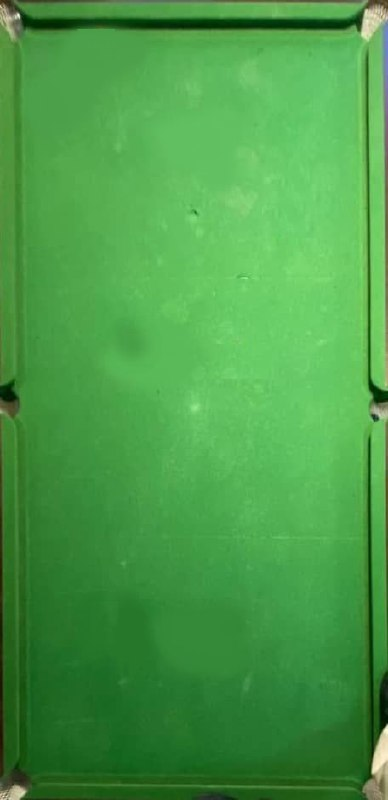
#> input picture blank_table.jpg, 388 x 800 px
$ python -i find_balls.py   (imports and definitions only)   (older library calls are emulated)
#> lines starting #> are read from the running program, lines starting #| are printed output that depends on the picture; after the words box and inside, x2 and y2 are one past the last pixel; in counts of white or black regions, pixels touching at a corner belong together
#> further down, picture is the input picture: shape (800, 388, 3); mean B, G, R 71.7, 156.6, 73.8
import cv2
import numpy as np
from cv2 import Mat
from typing import Union, List, Tuple
Image = Union[Mat, np.ndarray]


def find_balls(image: Image) -> Union[List[Tuple[int]], Image]:
    """
    param1: image
    Find all the balls in an image and return a list of Ball objects
    return: List[Ball]
    """
    cut_and_resized_image = cut_and_resize(image)
    cut_and_resized_image, rgb, hsv, bilateral_color, gray = images_formats(cut_and_resized_image)
    yiq = bgr_to_yiq(bilateral_color)
    yiq_gray = yiq[:,:,1]
    edges_gray = cv2.Canny((gray), 200, 100)
    edges_yiq = cv2.Canny(yiq_gray.astype(np.uint8), 50, 50)
    edges = cv2.add(edges_gray, edges_yiq)
    kernal = np.ones((5,5), np.uint8)
    dilation = cv2.dilate(edges, kernal, iterations=1)
    without_linear_lines = find_lines_and_remove(dilation)
    contours = line_detected(dilation)
    centers, original_image_with_balls = find_ball_on_edges_image(without_linear_lines, bilateral_color, contours)
    return centers, original_image_with_balls

def find_ball_on_edges_image(gray_image: Image, original_image: Image, contours: List[Tuple[int]]):
    """
    this function find parts that are white in radius and return a list with the centers and mark
    the cemters on the original image
    :param image:
    :param original_image:
    :param contours:
    :return:
    """
    # find the centers of the contours
    centers = []
    for contour in contours:
        (x, y), radius = cv2.minEnclosingCircle(contour)
        center = (int(x), int(y))
        add_center = True
        radius = int(radius)
        if radius > 10 or radius<5:
            continue
        for center_2 in centers:
            if abs(center_2[0] - center[0]) < 20 and abs(center_2[1] - center[1]) < 20:
                add_center = False
        if not add_center:
            continue
        centers.append(center)
        cv2.circle(original_image, center, radius, (0, 255, 0), 2)

    return centers, original_image


def cut_and_resize(image: Image) -> Image:
    # resize the image to 75%
    scale_percent = 75
    width = int(image.shape[1] * scale_percent / 100)
#> width = 291
    height = int(image.shape[0] * scale_percent / 100)
#> height = 600
    # change the image
    image = cv2.resize(image, (width, height), interpolation=cv2.INTER_AREA)
    image_without_frame = image.copy()
    thickness = 30
    # Black out the top, bottom, left, and right parts
    image_without_frame[:thickness, :] = 0  # Top
    image_without_frame[-thickness:, :] = 0  # Bottom
    image_without_frame[:, :thickness] = 0  # Left
    image_without_frame[:, -thickness:] = 0  # Right
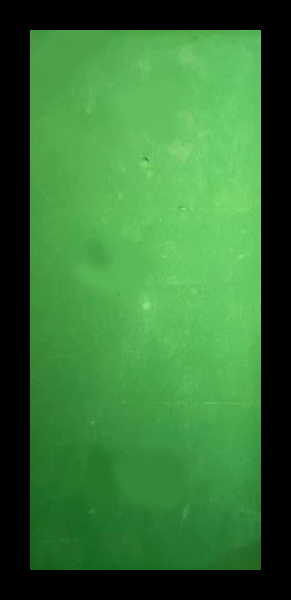
#> image_without_frame: shape (600, 291, 3); mean of channels 0, 1, 2 55.3, 118.6, 54.6; drawn as B, G, R
    return image_without_frame

def images_formats(image: Image) -> Tuple[Image, Image, Image, Image, Image]:
    rgb = cv2.cvtColor(image, cv2.COLOR_BGR2RGB)
    bilateral_color = cv2.bilateralFilter(image, 9, 75, 75)
    hsv = cv2.cvtColor(image, cv2.COLOR_BGR2HSV)
#> hsv: shape (600, 291, 3); mean H, S, V 43.1, 102, 118.6
    gray = cv2.cvtColor(bilateral_color, cv2.COLOR_BGR2GRAY)
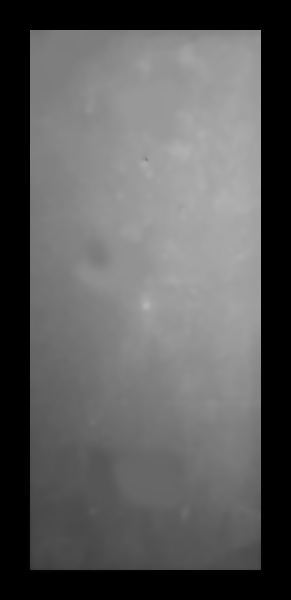
#> gray: shape (600, 291); min 0, max 181, mean 92.2
    return image, rgb, hsv, bilateral_color, gray

def dilation_and_erosion(image: Image) -> Image:
    kernel = np.ones((5,5), np.uint8)
    dilation = cv2.dilate(image, kernel, iterations=1)
    erosion = cv2.erode(dilation, kernel, iterations=1)
    return erosion


def line_detected(edges) -> Image:
    # Parameters for line detection
    rho = 1  # Distance resolution in pixels
    theta = np.pi / 180  # Angular resolution in radians
    threshold = 50  # Minimum number of votes (intersections in Hough grid cell)
    min_line_length = 20  # Minimum number of pixels making up a line
    max_line_gap = 10  # Maximum gap in pixels between connectable line segments

    # Detect lines in the image
    lines = cv2.HoughLinesP(edges, rho, theta, threshold, np.array([]), minLineLength=min_line_length,
                            maxLineGap=max_line_gap)

    # Erase the detected lines
    if lines is not None:
        for line in lines:
            for x1, y1, x2, y2 in line:
                cv2.line(edges, (x1, y1), (x2, y2), (0, 0, 0), 3)  # Drawing a black line over the detected line
    contours, _ = cv2.findContours(edges, cv2.RETR_LIST, cv2.CHAIN_APPROX_SIMPLE)
    return contours


def find_lines_and_remove(edges) -> Image:
    """
    :param image: Image
    :return: List of tuples containing the coordinates of the lines
    """
    rho = 1  # distance resolution in pixels of the Hough grid
    theta = np.pi / 180  # angular resolution in radians of the Hough grid
    threshold = 15  # minimum number of votes (intersections in Hough grid cell)
    min_line_length = 40  # minimum number of pixels making up a line
    max_line_gap = 20  # maximum gap in pixels between connectable line segments
    # creating a blank to draw lines on
    line_image = np.copy(edges) * 0  # creating a blank to draw lines on
    lines = cv2.HoughLinesP(edges, rho, theta, threshold, np.array([]),
                            min_line_length, max_line_gap)
    for line in lines:
        for x1, y1, x2, y2 in line:
            cv2.line(line_image, (x1, y1), (x2, y2), (255, 0, 0), 5)

    #reduce the only line image from the edges
    without_lines = cv2.subtract(edges, line_image)
    return without_lines

def bgr_to_yiq(bgr_image):
    # Convert BGR to RGB
    rgb_image = cv2.cvtColor(bgr_image, cv2.COLOR_BGR2RGB)

    # Transformation matrix for RGB to YIQ
    transform_matrix = np.array([[0.299, 0.587, 0.114],
                                 [0.596, -0.274, -0.322],
                                 [0.211, -0.523, 0.312]])

    # Apply the transformation matrix to each pixel
    yiq_image = np.dot(rgb_image, transform_matrix.T)
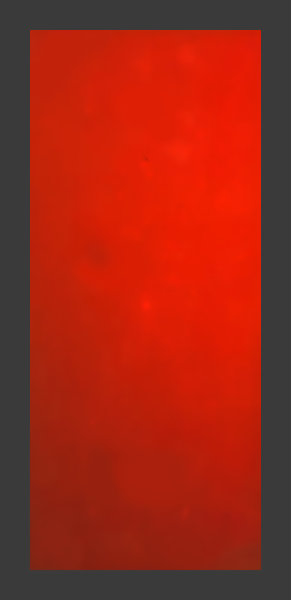
#> yiq_image: shape (600, 291, 3) float64; mean R, G, B 92.2, -17.7, -33.2; drawn with min black and max white
    yiq_image = np.clip(yiq_image, 0, 255)  # Ensure the values are within byte range
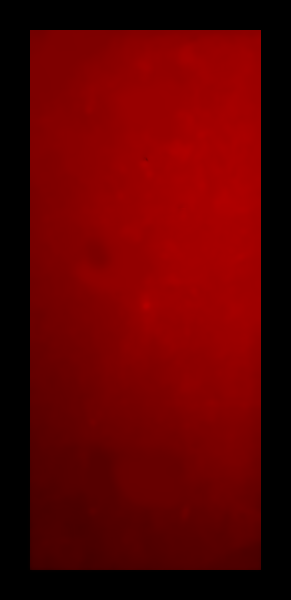
#> yiq_image: shape (600, 291, 3) float64; mean R, G, B 92.2, 0, 0

    return yiq_image

def bgr_to_yiq_uint8(bgr_image):
    # Convert BGR to RGB
    rgb_image = cv2.cvtColor(bgr_image, cv2.COLOR_BGR2RGB)

    # Transformation matrix for RGB to YIQ
    transform_matrix = np.array([[0.299, 0.587, 0.114],
                                 [0.596, -0.274, -0.322],
                                 [0.211, -0.523, 0.312]])

    # Apply the transformation matrix to each pixel
    yiq_image = np.dot(rgb_image, transform_matrix.T)

    # Clip the values to ensure they are within byte range
    yiq_image = np.clip(yiq_image, 0, 255)

    # Convert the result to uint8
    yiq_image_uint8 = np.uint8(yiq_image)

    return yiq_image_uint8

def yiq_to_gray(yiq_image):
    # Extract the Y channel (luminance)
    y_channel = yiq_image[:, :, 0]

    # Normalize the Y channel to 0-255
    y_channel_normalized = cv2.normalize(y_channel, None, alpha=0, beta=255, norm_type=cv2.NORM_MINMAX, dtype=cv2.CV_32F)

    # Convert the normalized Y channel to 8-bit format
    y_channel_8bit = np.uint8(y_channel_normalized)

    # Convert the Y channel to grayscale
    gray_image = cv2.cvtColor(y_channel_8bit, cv2.COLOR_GRAY2BGR)

    return gray_image

>>> import cv2
>>> picture = cv2.imread('blank_table.jpg')
>>> result = find_balls(picture)
#> in find_balls, `yiq_gray = yiq[:,:,1]`: yiq_gray: shape (600, 291) float64; every value is 0
#> in find_balls, `edges_gray = cv2.Canny((gray), 200, 100)`:
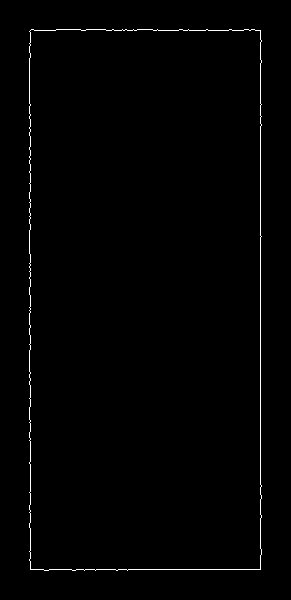
#> edges_gray: shape (600, 291); 0.88% white in thin lines or dots, all inside (x1, y1, x2, y2) = (29, 29, 262, 571)
#> in find_balls, `edges_yiq = cv2.Canny(yiq_gray.astype(np.uint8), 50, 50)`: edges_yiq: shape (600, 291); every value is 0
#> in find_balls, `dilation = cv2.dilate(edges, kernal, iterations=1)`:
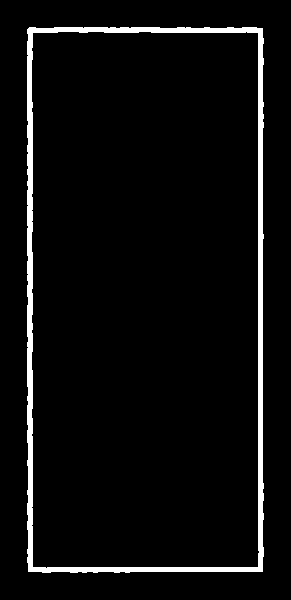
#> dilation: shape (600, 291); 4.7% white; 1 white region, box (x1, y1, x2, y2) and area: (27, 27, 264, 573) 8143
#> in find_lines_and_remove, `lines = cv2.HoughLinesP(edges, rho, theta, threshold, np.array([]), mi..`: lines = 24 rows, first 6: [30, 571, 30, 27], [31, 571, 31, 27], [29, 571, 29, 27], [27, 562, 27, 490], [260, 571, 260, 28], [262, 571, 262, 28]
#> the loop in find_lines_and_remove, `for line in lines:` made 24 passes
#> line on passes 1 to 12: [[30, 571, 30, 27]], [[31, 571, 31, 27]], [[29, 571, 29, 27]], [[27, 562, 27, 490]], [[260, 571, 260, 28]], [[262, 571, 262, 28]], [[261, 571, 261, 28]], [[258, 571, 258, 28]], [[28, 571, 28, 28]], [[32, 571, 32, 102]], [[259, 571, 259, 28]], [[33, 570, 257, 570]]
#> after the loop in find_lines_and_remove, `for line in lines:`:
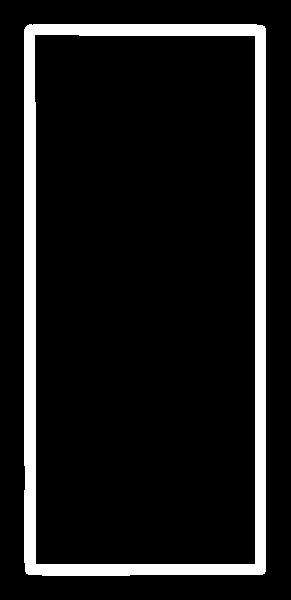
#> line_image: shape (600, 291); 10.1% white; 1 white region, box (x1, y1, x2, y2) and area: (24, 24, 266, 576) 17615
#> in line_detected, `lines = cv2.HoughLinesP(edges, rho, theta, threshold, np.array([]), mi..`: lines = 27 rows, first 6: [30, 571, 30, 27], [29, 571, 29, 27], [260, 571, 260, 28], [31, 571, 31, 27], [262, 571, 262, 28], [28, 571, 28, 28]
#> the loop in line_detected, `for line in lines:` made 27 passes
#> in line_detected, `contours, _ = cv2.findContours(edges, cv2.RETR_LIST, cv2.CHAIN_APPROX_..`: contours = []
